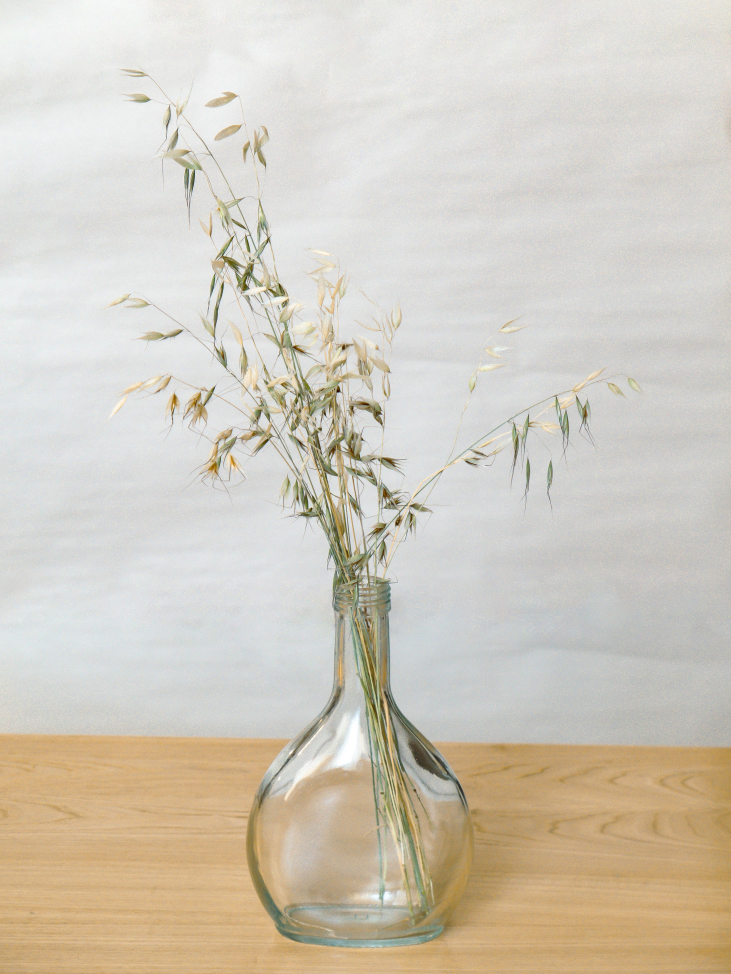
#> input picture assets/mood/glass_oats_src.jpg, 2922 x 3896 px (shown at 1/4 size)
$ python -i proof.py   (imports and definitions only)
#> lines starting #> are read from the running program, lines starting #| are printed output that depends on the picture
#!/usr/bin/env python3
"""
proof.py - low-res, watermarked proof image for sending to buyers before final.

Downscales the print and overlays a tiled diagonal watermark so the proof is
clearly not print-ready. Watermark uses a mid-grey so it reads on both the dark
(emerald) and light (black_geo) styles.
"""
from __future__ import annotations

from pathlib import Path

from PIL import Image, ImageDraw, ImageFont

FONT_DIR = Path(__file__).resolve().parent / "assets" / "fonts"


def make_proof(print_png, out_path, long_edge: int = 1400,
               text: str = "PROOF • NOT FOR PRINT") -> Path:
#> called with print_png = 'assets/mood/glass_oats_src.jpg', out_path = 'out.png', long_edge = 1400, text = 'PROOF • NOT FOR PRINT'
    img = Image.open(print_png).convert("RGBA")
    scale = long_edge / max(img.size)
#> scale = 0.359
    img = img.resize((round(img.width * scale), round(img.height * scale)), Image.LANCZOS)
#> img: PIL image 1050x1400 RGBA

    font = ImageFont.truetype(str(FONT_DIR / "Cinzel[wght].ttf"), int(img.width * 0.045))

    # build an oversized watermark layer, tile the text, rotate, crop to image
    big = Image.new("RGBA", (img.width * 2, img.height * 2), (0, 0, 0, 0))
#> big: PIL image 2100x2800 RGBA; every value is 0
    wd = ImageDraw.Draw(big)
    step_x, step_y = int(img.width * 0.62), int(img.height * 0.16)
#> step_x = 651; step_y = 224
    for yy in range(0, big.height, step_y):
        for xx in range(0, big.width, step_x):
            wd.text((xx, yy), text, font=font, fill=(128, 128, 128, 80))
    big = big.rotate(30, resample=Image.BICUBIC, center=(big.width // 2, big.height // 2))
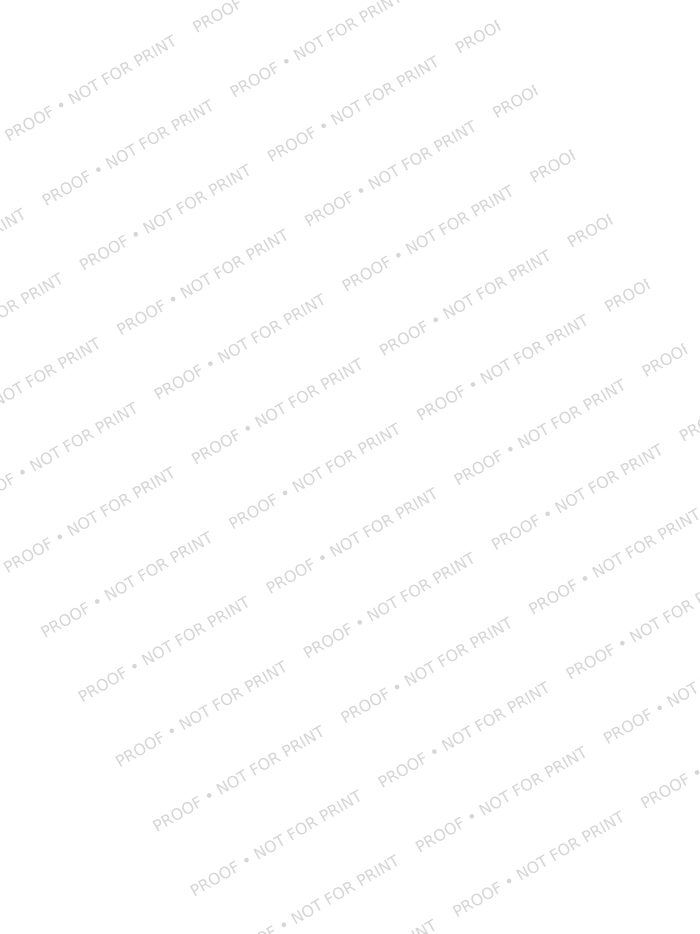
#> big: PIL image 2100x2800 RGBA (shown at 1/3 size); mean R, G, B, A 5.8, 5.8, 5.8, 2.8; transparent parts drawn white
    left, top = (big.width - img.width) // 2, (big.height - img.height) // 2
#> left = 525; top = 700
    img = Image.alpha_composite(img, big.crop((left, top, left + img.width, top + img.height)))

    out_path = Path(out_path)
    img.convert("RGB").save(out_path, "PNG")
    return out_path

>>> result = make_proof('assets/mood/glass_oats_src.jpg', 'out.png')
